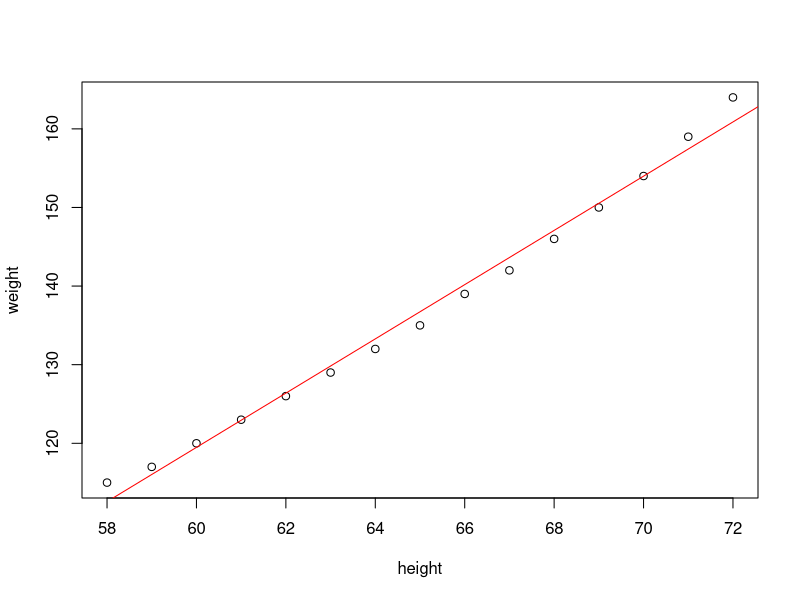

Recreate this plot in R.
#Linear Regression

#myfit = lm(formula, data
data(women)
women
attach(women)
cov(height,weight)
cor(height,weight)
(weight.lm = lm(weight ~ height, data=women))
summary(weight.lm)
plot(height,weight)
abline(weight.lm,col='red')

